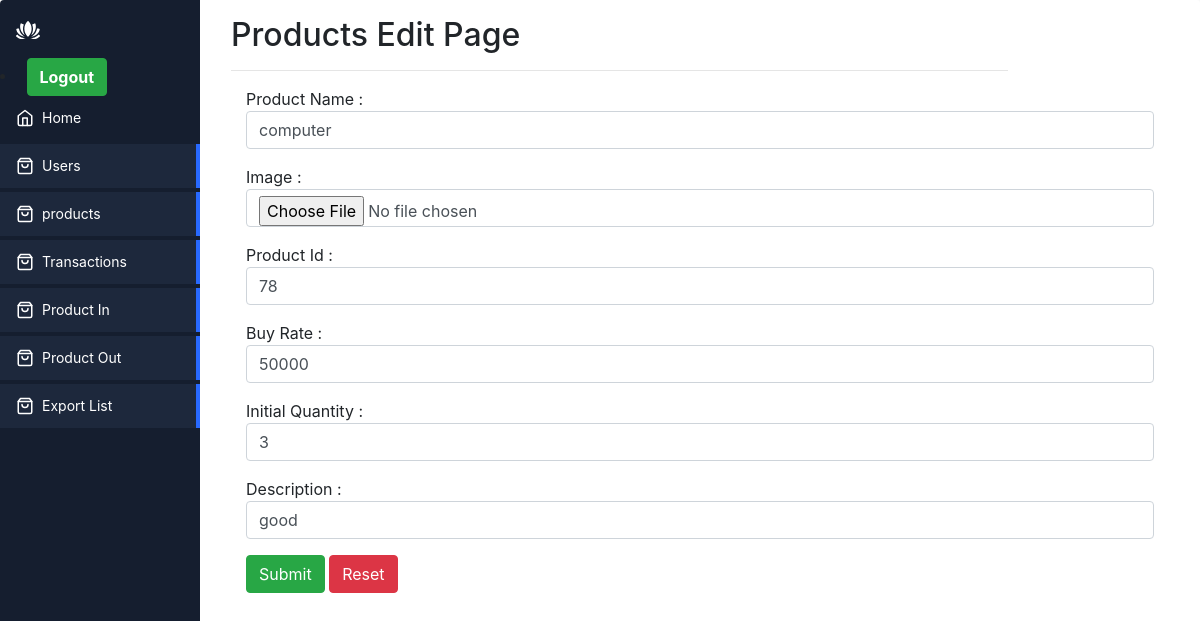
The app's page /Product_edit.php?id=49 with its own data.
### tables this page shows
CREATE TABLE `products` (
  `id` int(11) NOT NULL,
  `name` varchar(500) NOT NULL,
  `image` varchar(500) NOT NULL,
  `product_id` varchar(500) NOT NULL,
  `buy_rate` varchar(500) NOT NULL,
  `initial_quantity` varchar(11) NOT NULL,
  `description` text NOT NULL,
  `date` date NOT NULL,
  `type` text NOT NULL
);

### Product_edit.php (the view, shortened to what this page needs)
<?php
    include 'include/connection.php';
    include 'include/header.php' ;
    $id = $_GET['id'] ;
    $sql = "SELECT * FROM Products WHERE id='$id'";
    $result = $db->query($sql);
    $data = $result->fetch_assoc();
?>
<div class="app-content">
    <div class="container">
        <div class="row">
            <div class="col-md-10">
                <h2> Products Edit Page</h2>  <hr>
            </div>
        </div>
    <div class="container-fluid">
            <div class="row">
              <div class="col-md-12">
                    <form action="update-Product.php" method="POST">
                        <p>Product Name : <input name="name" type="text" value="<?php echo $data['name'] ; ?>" class="form-control" placeholder="Enter your name"></p>
                        <p>Image : <input type="file"  name="image" id="image"  value="<?php echo $data['image'] ; ?>" class="form-control" ></p>
                        <p>Product Id  : <input name="product_id" type="text" value="<?php echo $data['product_id'] ; ?>" class="form-control" placeholder="Enter User product id "></p>
                        <p>Buy Rate  : <input name="buy_rate" type="text" value="<?php echo $data['buy_rate'] ; ?>" class="form-control" placeholder="Enter User buy rate "></p>
                        <p>Initial Quantity  : <input name="initial_quantity" type="text" value="<?php echo $data['initial_quantity'] ; ?>" class="form-control" placeholder="Enter User initial quantity "></p>
                        <p>Description  : <input name="description" type="text" value="<?php echo $data['description'] ; ?>" class="form-control" placeholder="Enter User description "></p>
                        <button type="submit" class="btn btn-success">Submit</button>
                        <button type="reset" class="btn btn-danger">Reset</button>
                    </form>
               </div>
            </div>
    </div>
</div>
<?php include 'include/footer.php' ; ?>

### assets/style.css (style rules this page uses)
* { box-sizing: border-box; }
:root { --app-bg: #101827; --sidebar: rgba(21, 30, 47,1); --sidebar-main-color: #fff; --table-border: #1a2131; --table-header: #1a2131; --app-content-main-color: #fff; --sidebar-link: #fff; --sidebar-active-link: #1d283c; --sidebar-hover-link: #1a2539; --action-color: #2869ff; --action-color-hover: #6291fd; --app-content-secondary-color: #1d283c; --filter-reset: #2c394f; --filter-shadow: rgba(16, 24, 39, 0.8) 0px 6px 12px -2px, rgba(0, 0, 0, 0.3) 0px 3px 7px -3px; }
body, html { margin: 0; padding: 0; height: 100%; width: 100%; }
body { overflow: hidden; font-family: "Poppins", sans-serif; background-color: var(--app-bg); -webkit-font-smoothing: antialiased; -moz-osx-font-smoothing: grayscale; }
.app-content { padding: 16px; background-color: #ffffff; height: 100%; flex: 1; max-height: 100%; display: flex; flex-direction: column; }

### records on screen
products: name "computer", product_id "78", buy_rate "50000", initial_quantity "3", description "good"
